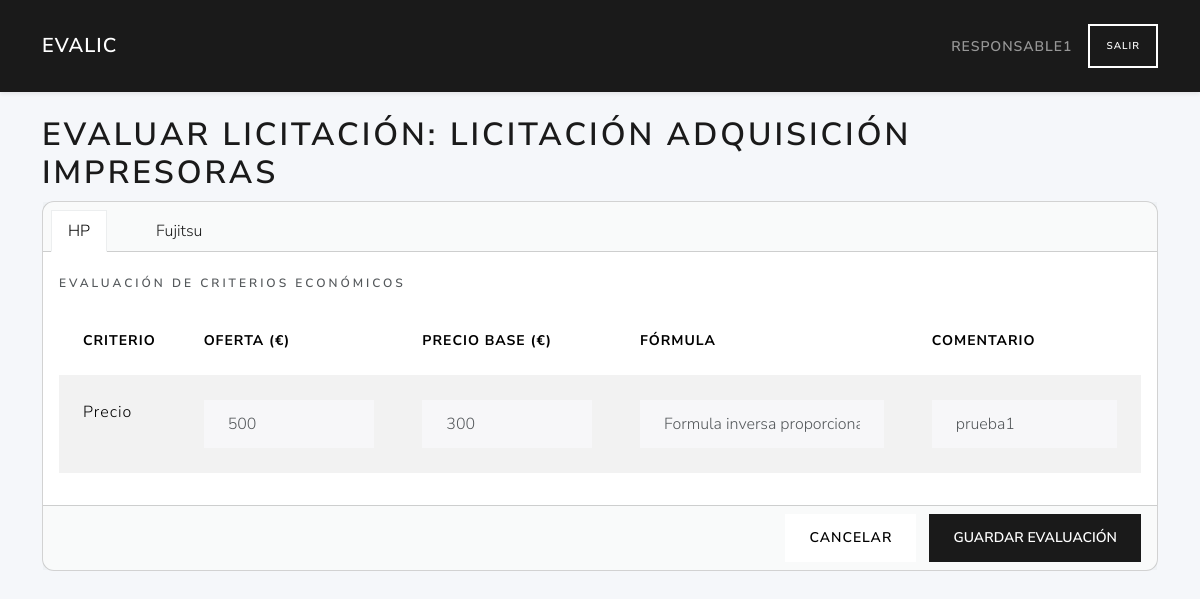
Screenshot of /licitaciones/2/evaluar_sobre3 (signed in) with the database file from the repository.
### tables this page shows
CREATE TABLE licitaciones (
        id INTEGER PRIMARY KEY AUTOINCREMENT,
        user_id INTEGER NOT NULL,
        external_id TEXT NOT NULL,
        title TEXT NOT NULL,
        description TEXT,
        fecha_inicio TEXT NOT NULL,
        fecha_adjudicacion TEXT,
        FOREIGN KEY (user_id) REFERENCES users(id)
    );

CREATE TABLE ofertas (
        fechapresentacion TEXT NOT NULL,
        admitidasobre1 INTEGER,             
        licitacion_id INTEGER NOT NULL,
        licitante_id INTEGER NOT NULL,
        PRIMARY KEY (licitacion_id,licitante_id)                                       
        FOREIGN KEY (licitacion_id) REFERENCES licitaciones(id)
        FOREIGN KEY (licitante_id) REFERENCES licitantes(id)                                                           
    );

CREATE TABLE licitantes (
        id  INTEGER PRIMARY KEY AUTOINCREMENT,
        nombreempresa TEXT NOT NULL,
        cif text NOT NULL,
        direccion text,
        ciudad text,
        provincia text,
        telefono text,
        email text                                                                                                                            
    );

CREATE TABLE criterios (
        id  INTEGER PRIMARY KEY AUTOINCREMENT,
        NombreCriterio TEXT NOT NULL,
        descripcion TEXT,
        peso INTEGER,
        PrecioBase INTEGER,             
        tipocriterio_id INTEGER NOT NULL,
        licitacion_id INTEGER NOT NULL,
        formula_id INTEGER,                          
        FOREIGN KEY (tipocriterio_id) REFERENCES tipo_criterios(id)
        FOREIGN KEY (licitacion_id) REFERENCES licitaciones(id)
        FOREIGN KEY (formula_id) REFERENCES formulas(id)                                                             
    );

CREATE TABLE evaluaciones (
        puntuacion INTEGER,
        formula_id INTEGER,                          
        comentarios TEXT,
        fechaevaluacion TEXT ,
        licitacion_id INTEGER NOT NULL,             
        usuario_id INTEGER NOT NULL,
        licitante_id INTEGER NOT NULL,
        criterio_id INTEGER,
        PRIMARY KEY (licitacion_id, usuario_id, licitante_id, criterio_id)
        FOREIGN KEY (licitacion_id) REFERENCES licitaciones(id)                                       
        FOREIGN KEY (usuario_id) REFERENCES users(id)
        FOREIGN KEY (licitante_id) REFERENCES licitantes(id)
        FOREIGN KEY (criterio_id) REFERENCES criterio(id)
        FOREIGN KEY (formula_id) REFERENCES formulas(id)                                                                          
    );

### routes/licitaciones_routes.py (the view, shortened to what this page needs)
@licitaciones_bp.route('/<int:licitacion_id>/evaluar_sobre3', methods=['GET', 'POST'])
def evaluar_sobre3(licitacion_id):
    if 'user_id' not in session or session.get('role_id') != 2:
        return redirect(url_for('auth.login'))
    usuario_id = session['user_id']
    db = get_db(current_app)
    lic = get_licitacion_logic(db, licitacion_id)
    raw_ofertas = list_ofertas_logic(current_app, licitacion_id)
    ofertas = [dict(of) for of in raw_ofertas]
    criterios = listar_economicos(current_app, licitacion_id)
    evaluaciones = obtener_evaluaciones(current_app, licitacion_id, usuario_id)
    eval_map = {
        (e['licitante_id'], e['criterio_id']): e
        for e in evaluaciones
    }
    for oferta in ofertas:
        lista = []
        for c in criterios:
            key = (oferta['licitante_id'], c['id'])
            e = eval_map.get(key)
            score = e['puntuacion'] if e else 0
            lista.append({
                'id': c['id'],
                'nombre': c['NombreCriterio'],
                'puntuacion': e['puntuacion'] if e else '',
                'preciobase': c['preciobase'],
                'formula_id': e['formula_id'] if e else '',
                'comentarios': e['comentarios'] if e else '',
            })
        oferta['criterios_evaluacion'] = lista
    formulas = get_formulas(current_app)
    return render_template('licitaciones/evaluar_sobre3.html', lic=lic, ofertas=ofertas, formulas=formulas)

### app.py (called while the page is built)
def create_app():
    app = Flask(__name__)
    app.permanent_session_lifetime = timedelta(hours=1)  # Sesión permanente por 1 hora
    app.config.from_object(Config)
    @app.context_processor
    def utility_processor():
        from flask import request, url_for
        def url_for_other_page(page):
            args = request.args.copy()
            args['page'] = page
            return url_for('licitaciones.index', **args)
        return dict(url_for_other_page=url_for_other_page)
    app.teardown_appcontext(close_connection)
    with app.app_context():
        init_db(app)
    app.register_blueprint(auth_bp)
    app.register_blueprint(user_bp)
    app.register_blueprint(licitaciones_bp)
    app.register_blueprint(ofertas_bp)
    app.register_blueprint(licitantes_bp)
    app.register_blueprint(evaluador_bp)
    app.register_blueprint(criterios_bp)
    return app

### models/criterios_data.py (called while the page is built)
def fetch_criterios_economicos(db, licitacion_id):
    sql = """
        SELECT *
        FROM criterios
        WHERE licitacion_id = ? AND tipocriterio_id = 3
    """
    return db.execute(sql, (licitacion_id,)).fetchall()

### models/dao.py (called while the page is built)
def get_db(app):
    db = getattr(g, '_database', None)
    if db is None:
        db = g._database = sqlite3.connect(app.config['DATABASE'])
        db.row_factory = sqlite3.Row
    return db

def close_connection(exception):
    db = getattr(g, '_database', None)
    if db is not None:
        db.close()

def get_formulas(app):
    conn = get_db(app)
    return conn.execute("SELECT id,NombreFormula FROM formulas").fetchall()

### models/evaluaciones_data.py (called while the page is built)
def fetch_evaluaciones(db, licitacion_id, usuario_id):
    sql = """
        SELECT e.licitacion_id,e.usuario_id,e.licitante_id, e.criterio_id, e.puntuacion, e.formula_id, c.preciobase, e.fechaevaluacion, e.comentarios
        FROM evaluaciones e JOIN criterios c ON e.criterio_id = c.id
        WHERE e.licitacion_id=? AND usuario_id=?
    """
    return db.execute(sql, (licitacion_id, usuario_id)).fetchall()

### models/licitaciones_data.py (called while the page is built)
def get_licitacion(db, lic_id):
    cur = db.execute("SELECT * FROM licitaciones WHERE id=?", (lic_id,))
    return cur.fetchone()

### services/criterio_service.py (called while the page is built)
def listar_economicos(app, licitacion_id):
    db = get_db(app)
    return fetch_criterios_economicos(db, licitacion_id)

### services/evaluaciones_service.py (called while the page is built)
def obtener_evaluaciones(app, licitacion_id, usuario_id):
    db = get_db(app)
    return fetch_evaluaciones(db, licitacion_id, usuario_id)

### services/licitacion_service.py (called while the page is built)
def get_licitacion(db, lic_id):
    return data_get(db, lic_id)

### templates/licitaciones/evaluar_sobre3.html
{% extends 'base.html' %}
{% block content %}
  <h1>Evaluar licitación: {{ lic.title }}</h1>
<form method="post" action="">
  <div class="card mb-4">
    <div class="card-header">
      <ul class="nav nav-tabs card-header-tabs" role="tablist">
        {% for oferta in ofertas %}
        <li class="nav-item" role="presentation">
          <button class="nav-link {% if loop.first %}active{% endif %}" id="tab-{{ oferta.licitante_id }}" data-bs-toggle="tab" data-bs-target="#oferta-{{ oferta.licitante_id }}" type="button" role="tab">
            {{ oferta.nombreempresa }}
          </button>
        </li>
        {% endfor %}
      </ul>
    </div>
    <div class="card-body">
      <div class="tab-content">
        {% for oferta in ofertas %}
        <div class="tab-pane fade {% if loop.first %}show active{% endif %}" id="oferta-{{ oferta.licitante_id }}" role="tabpanel">
          <h6 class="mt-2">Evaluación de criterios económicos</h6>
          <table class="table table-striped mt-3">
            <thead>
              <tr>
              <th>Criterio</th>
              <th>Oferta (€)</th>
              <th>Precio base (€)</th>
              <th>Fórmula</th>
              <th>Comentario</th>
              </tr>
            </thead>
            <tbody>
              {% for ev in oferta.criterios_evaluacion %}
              <tr>
                <td>{{ ev.nombre }}</td>
                <td><input type="number" class="form-control" name="puntuacion_{{ oferta.licitante_id }}_{{ ev.id }}" value="{{ ev.puntuacion }}" min="0"></td>
                <td><input class="form-control" type="number" value="{{ ev.preciobase }}" readonly/></td>
                <td>
                  <select name="formula_{{ oferta.licitante_id }}_{{ ev.id }}" class="form-control">
                  {% for formula in formulas %}
                    <option value="{{ formula.id }}" {% if ev.formula_id == formula.id %}selected{% endif %}>{{ formula.NombreFormula }}</option>
                  {% endfor %}
                  </select>
              </td>
              <td><input type="text" class="form-control" name="comentarios_{{ oferta.licitante_id }}_{{ ev.id }}" value="{{ ev.comentarios }}"></td>
              </tr>
              {% endfor %}
            </tbody>
          </table>
        </div>
        {% endfor %}
      </div>
    </div>
    <div class="card-footer text-end">
      <a href="{{ url_for('licitaciones.index') }}" class="btn btn-secondary me-2">Cancelar</a>
      <button type="submit" class="btn btn-primary">Guardar evaluación</button>
    </div>
  </div>
</form>
{% endblock %}

### templates/base.html (shortened to what this page needs)
<!doctype html>
<html lang="es">
<head>
  <link href="https://cdn.jsdelivr.net/npm/bootswatch@5.3.0/dist/lux/bootstrap.min.css"
        rel="stylesheet">
</head>
<body>
  <nav class="navbar navbar-expand-lg navbar-dark bg-primary shadow-sm">
    <div class="container">
    {% if session.get('role_id') == 1 %}
      <a class="navbar-brand" href="{{ url_for('user.dashboard') }}">EvaLic</a>
    {% elif session.get('role_id') == 2 %}
      <a class="navbar-brand" href="{{ url_for('licitaciones.index') }}">EvaLic</a>
    {% elif session.get('role_id') == 3 %}
      <a class="navbar-brand" href="{{ url_for('evaluador.index') }}">EvaLic</a>
    {% else %}
      <a class="navbar-brand" href="{{ url_for('auth.login') }}">EvaLic</a>
    {% endif %}
      {% if session.get('username') %}
      <div class="ms-auto d-flex align-items-center">
        <span class="navbar-text me-3">{{ session['username'] }}</span>
        <a class="btn btn-outline-light btn-sm"
           href="{{ url_for('auth.do_logout') }}">Salir</a>
      </div>
      {% endif %}
    </div>
  </nav>
  <main class="container py-4">
    {% block content %}{% endblock %}
  </main>
</body>
</html>

### templates/base.html (style rules this page uses)
body { background:#f5f7fa; }
.card { border-radius:.75rem; }
.navbar-brand { font-weight:600; }

### rows the page displays
licitaciones: title "LICITACIÓN ADQUISICIÓN IMPRESORAS"
ofertas: nombreempresa "HP"
ofertas: nombreempresa "Fujitsu"
criterios: nombre "Precio", preciobase "300"
evaluaciones: puntuacion "500", comentarios "prueba1"

### other values shown
{{ session['username'] }} "RESPONSABLE1"
form field value "Formula inversa proporcional"
